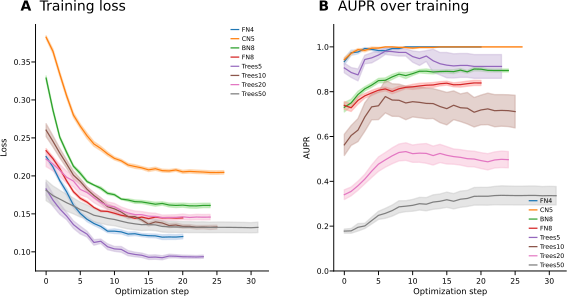

Here is the Python script that generated this plot:
import numpy as np
import matplotlib.pyplot as plt
import matplotlib.gridspec as gs
from sklearn.metrics import precision_recall_curve, auc


path = './'

algo = 'CardamomOT'
algo_file = {'CardamomOT': 'CARDAMOM2', 'CARDAMOM': 'CARDAMOM1', 'Reference Fitting': 'REFERENCE_FITTING'}
def file_name(a): return algo_file.get(a, a)

benchmarks_traj = ['FN4', 'CN5', 'BN8', 'FN8', 'Trees5', 'Trees10', 'Trees20', 'Trees50']#, 'Trees100']
N = 10

# ── Same palette as figure 3 ──────────────────────────────────────────────────
cmap = plt.get_cmap('tab20')
color_bench = {
    'FN4': (cmap(0),  cmap(1)),
    'CN5': (cmap(2),  cmap(3)),
    'BN8': (cmap(4),  cmap(5)),
    'FN8': (cmap(6),  cmap(7)),
    'Trees5': (cmap(8),  cmap(9)),
    'Trees10': (cmap(10),  cmap(11)),
    'Trees20': (cmap(12),  cmap(13)),
    'Trees50': (cmap(14),  cmap(15)),
}

# ── Padding helpers ───────────────────────────────────────────────────────────

def compute_aupr_traj(score_traj, inter):
    """
    score_traj : (T, G, G, 1)  — matrices de scores à chaque step
    inter      : (G, G)         — matrice de référence (valeurs absolues)
    Retourne un array (T,) d'AUPR (undirected, comme panel B de fig3).
    """
    score_traj = score_traj[..., 0]          # (T, G, G)
    G = inter.shape[0]
    edges = [(i, j) for i in range(G) for j in range(i + 1, G)]
    y0 = np.array([max(inter[i, j], inter[j, i]) for (i, j) in edges])
    aupr_traj = []
    for t in range(score_traj.shape[0]):
        s = np.abs(score_traj[t])
        y1 = np.array([max(s[i, j], s[j, i]) for (i, j) in edges])
        precision, recall, _ = precision_recall_curve(y0, y1)
        aupr_traj.append(auc(recall, precision))
    return np.array(aupr_traj)

def pad_1d(arr, target_len):
    """Pad 1D array by repeating last value."""
    if len(arr) == target_len:
        return arr
    return np.pad(arr, (0, target_len - len(arr)), mode='edge')

# ── Load trajectories ─────────────────────────────────────────────────────────
traj_data = {}
for b in benchmarks_traj:
    loss_list, aupr_list = [], []
    for r in range(1, N + 1):
        inter      = np.abs(np.load(f"{path}{b}/True/inter_{r}.npy"))
        loss       = np.load(f"{path}{b}/{file_name(algo)}/loss_traj_{r}.npy")
        score_traj = np.load(f"{path}{b}/{file_name(algo)}/score_traj_{r}.npy")
        loss_list.append(loss)
        aupr_list.append(compute_aupr_traj(score_traj, inter))

    max_len      = max(len(x) for x in loss_list)
    padded_loss  = np.array([pad_1d(x, max_len) for x in loss_list])
    padded_aupr  = np.array([pad_1d(x, max_len) for x in aupr_list])

    t = np.arange(max_len)
    traj_data[b] = dict(
        t          = t,
        mean_loss  = padded_loss.mean(axis=0),
        std_loss   = padded_loss.std(axis=0)  / np.sqrt(N),
        mean_score = padded_aupr.mean(axis=0),
        std_score  = padded_aupr.std(axis=0)  / np.sqrt(N),
    )

# ── Figure layout — same width as fig3, 2-row height ─────────────────────────
fig = plt.figure(figsize=(6.85, 3.2))
grid = gs.GridSpec(1, 2, hspace=0.55, wspace=0.28,
                   width_ratios=[1, 1])

# ── Shared axis styler (mirrors configure() in fig3) ─────────────────────────
def configure(ax):
    w = 0.7
    ax.tick_params(direction='out', length=3, width=w)
    ax.tick_params(axis='x', pad=2, labelsize=5.5)
    ax.tick_params(axis='y', pad=0.5, labelsize=5.5)
    for side in ['top', 'right']:
        ax.spines[side].set_visible(False)
    for side in ['bottom', 'left']:
        ax.spines[side].set_linewidth(w)

# ── Panel-label annotation options (same as fig3) ────────────────────────────
x, y = -11, 10
opt = {'xy': (0, 1), 'xycoords': 'axes fraction', 'fontsize': 10,
       'textcoords': 'offset points', 'annotation_clip': False}

# ── Panel A : Training loss ───────────────────────────────────────────────────
ax_loss = plt.subplot(grid[0, 0])
configure(ax_loss)
ax_loss.annotate('A', xytext=(x + 0.2, y), fontweight='bold', **opt)
ax_loss.annotate('Training loss', xytext=(x + 14, y), **opt)

for b in benchmarks_traj:
    d   = traj_data[b]
    col = color_bench[b]
    ax_loss.plot(d['t'], d['mean_loss'], color=col[0], lw=0.9, label=b)
    ax_loss.fill_between(d['t'],
                         d['mean_loss'] - d['std_loss'],
                         d['mean_loss'] + d['std_loss'],
                         color=col[1], alpha=0.45)

ax_loss.set_xlabel('Optimization step', fontsize=6, labelpad=1.8)
ax_loss.set_ylabel('Loss',              fontsize=6)
ax_loss.legend(loc='upper right', borderaxespad=0, frameon=False,
               fontsize=4.5, handlelength=1.2, handletextpad=0.5)

# ── Panel B : AUPR over training ──────────────────────────────────────────────
ax_score = plt.subplot(grid[0, 1])
configure(ax_score)
ax_score.annotate('B', xytext=(x, y), fontweight='bold', **opt)
ax_score.annotate('AUPR over training', xytext=(x + 14, y), **opt)
ax_score.set_ylim(0, 1.1)

for b in benchmarks_traj:
    d   = traj_data[b]
    col = color_bench[b]
    ax_score.plot(d['t'], d['mean_score'], color=col[0], lw=0.9, label=b)
    ax_score.fill_between(d['t'],
                          d['mean_score'] - d['std_score'],
                          d['mean_score'] + d['std_score'],
                          color=col[1], alpha=0.45)

ax_score.set_xlabel('Optimization step', fontsize=6, labelpad=1.8)
ax_score.set_ylabel('AUPR',              fontsize=6)
ax_score.legend(loc='lower right', borderaxespad=0, frameon=False,
                fontsize=4.5, handlelength=1.2, handletextpad=0.5)

fig.savefig('figureS7.pdf', dpi=300, bbox_inches='tight', pad_inches=0)
plt.show()
